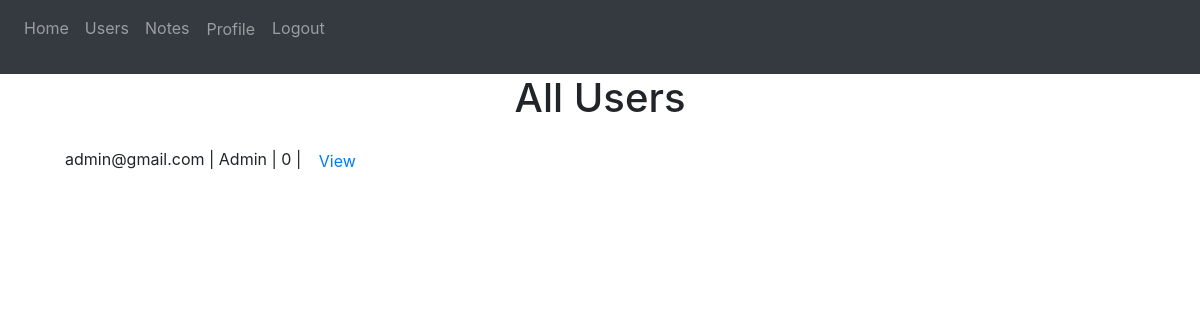
Page /admin/all-users (signed in) on the earlier database version.
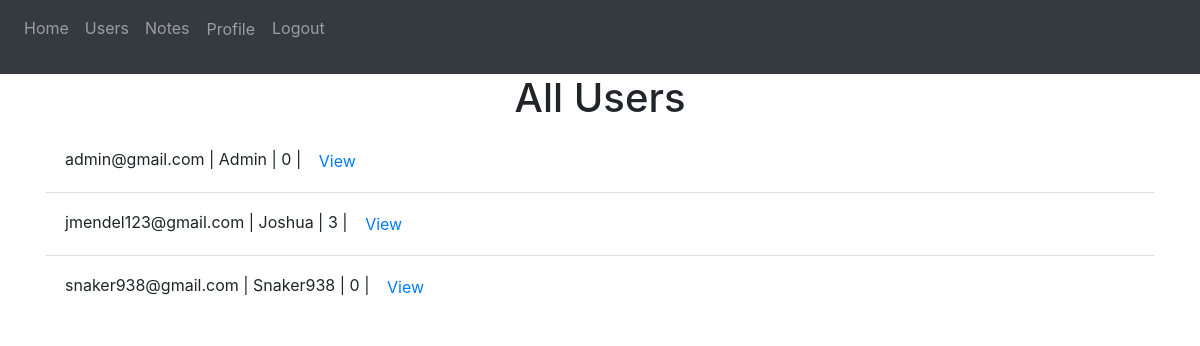
Same page on the later database version.
### website/models.py (models this page shows)
class User(db.Model, UserMixin):
    id = db.Column(db.Integer, primary_key=True)
    email = db.Column(db.String(150), unique=True)
    password = db.Column(db.String(150))
    first_name = db.Column(db.String(150))
    notes = db.relationship("Note")
    admin = db.Column(db.Boolean, default=False)

### website/views.py (the view)
@views.route('/admin/all-users', methods=['GET', 'POST'])
@login_required
def all_users():
    if current_user.admin:
        if request.method == 'POST':
            if list(request.form.keys())[0] == 'view':
                mock_user_id = request.form['view']
                mock_user = User.query.get(mock_user_id)
                return render_template("mock-user.html", user=current_user, mock_user=mock_user)
        users = find_data()
        return render_template("all-users.html", user=current_user, all_users=users)
    else:
        return render_template("notes.html", user=current_user)

### website/__init__.py (called while the page is built)
def create_app():
    app = Flask(__name__)
    app.config['SECRET_KEY'] = 'dufhdsuhf dsifuydsfsdn'
    app.config["SQLALCHEMY_DATABASE_URI"] = f"sqlite:///{DB_NAME}"
    db.init_app(app)
    from .views import views
    from .auth import auth
    app.register_blueprint(views, url_prefix="/")
    app.register_blueprint(auth, url_prefix="/")
    from .models import User, Note
    create_database(app)
    login_manager = LoginManager()
    login_manager.login_view = "auth.login"
    login_manager.init_app(app)
    @login_manager.user_loader
    def load_user(id):
        return User.query.get(int(id))
    return app

### website/views.py (called while the page is built)
def find_data():
    users = User.query.all()
    return users

### website/templates/all-users.html
{% extends "base.html" %} {% block title %}Admin Area{% endblock %}{% block
content %}
<h1 align="center">All Users</h1>
<ul class="list-group list-group-flush" id="all_users">
  {% for user in all_users %}
  <li class="list-group-item">
    <form action="" method="POST" id="view_form">
      {{ user.email }} | {{ user.first_name }} | {{user.notes | length}} |
      <button
        class="btn btn-link"
        id="view"
        name="view"
        value="{{ user.id }}"
        onclick=""
      >
        View
      </button>
    </form>
  </li>
  {% endfor %}
</ul>
{% endblock %}

### website/templates/base.html (shortened to what this page needs)
<!DOCTYPE html>
<html>
  <head>
    <link
      rel="stylesheet"
      href="https://stackpath.bootstrapcdn.com/bootstrap/4.4.1/css/bootstrap.min.css"
    />
    <link
      rel="stylesheet"
      href="https://stackpath.bootstrapcdn.com/font-awesome/4.7.0/css/font-awesome.min.css"
    />
  </head>
  <body>
    <nav class="navbar navbar-expand-lg navbar-dark bg-dark">
      <div class="collapse navbar-collapse" id="navbar">
        <div class="navbar-nav">
          {% if user.is_authenticated %}  {% if user.admin %}
          <a class="nav-item nav-link" id="admin_home" href="/admin">Home</a>
          <a class="nav-item nav-link" id="admin_home" href="/admin/all-users"
            >Users</a
          >
          <a class="nav-item nav-link" id="notes" href="/notes">Notes</a>
          {% endif %}
          <p>
            <button
              class="btn btn-link nav-item nav-link"
              data-target=".bd-example-modal-lg"
              data-toggle="modal"
              type="button"
            >
              Profile
            </button>
          </p>
          <a class="nav-item nav-link" id="logout" href="/logout">Logout</a>
          {% else %}
          <a class="nav-item nav-link" id="login" href="/login">Login</a>
          <a class="nav-item nav-link" id="signUp" href="/sign-up">Sign Up</a>
          <a class="nav item nav-link" id="home" href="/">Home</a>
          {% endif %}
        </div>
      </div>
    </nav>
    <div class="container">{% block content %} {% endblock %}</div>
  </body>
</html>

Differences in the rows shown:
added User: email "jmendel123@gmail.com", first_name "Joshua", notes|length "3", {{ user.id }} 2 (drawn)
added User: email "snaker938@gmail.com", first_name "Snaker938", notes|length "0", {{ user.id }} 3 (drawn)
